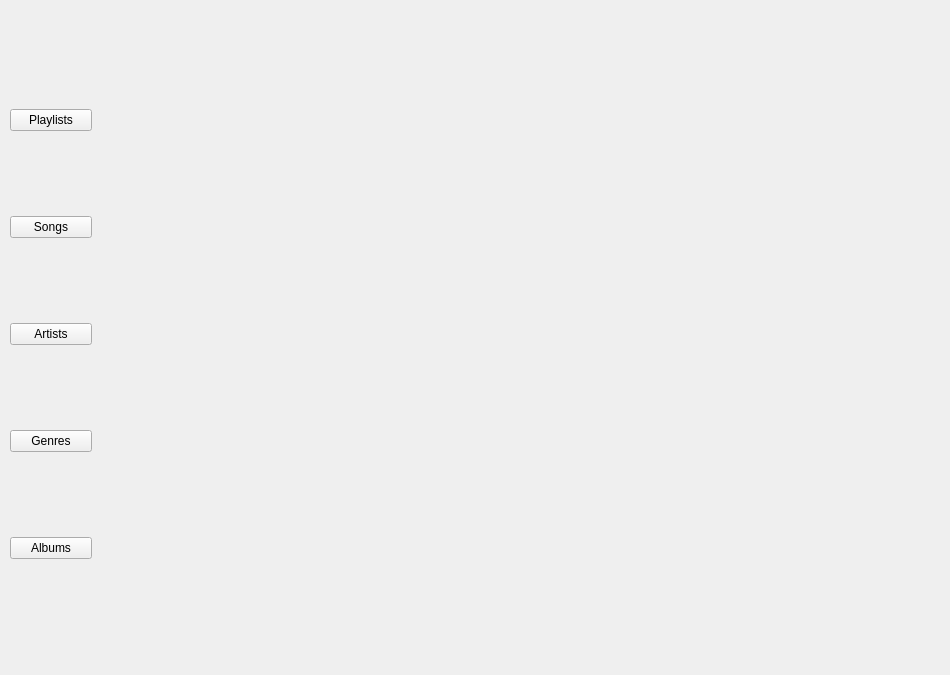
<?xml version="1.0" encoding="UTF-8"?>
<ui version="4.0">
 <class>IntroScreen</class>
 <widget class="QWidget" name="IntroScreen">
  <property name="geometry">
   <rect>
    <x>0</x>
    <y>0</y>
    <width>950</width>
    <height>675</height>
   </rect>
  </property>
  <property name="windowTitle">
   <string>Form</string>
  </property>
  <widget class="QWidget" name="verticalLayoutWidget">
   <property name="geometry">
    <rect>
     <x>10</x>
     <y>30</y>
     <width>82</width>
     <height>611</height>
    </rect>
   </property>
   <layout class="QVBoxLayout" name="row">
    <item>
     <widget class="RotatedButton" name="b1">
      <property name="text">
       <string>Playlists</string>
      </property>
     </widget>
    </item>
    <item>
     <widget class="RotatedButton" name="b2">
      <property name="text">
       <string>Songs</string>
      </property>
     </widget>
    </item>
    <item>
     <widget class="RotatedButton" name="b3">
      <property name="text">
       <string>Artists</string>
      </property>
     </widget>
    </item>
    <item>
     <widget class="RotatedButton" name="b4">
      <property name="text">
       <string>Genres</string>
      </property>
     </widget>
    </item>
    <item>
     <widget class="RotatedButton" name="b5">
      <property name="text">
       <string>Albums</string>
      </property>
     </widget>
    </item>
   </layout>
  </widget>
  <widget class="QStackedWidget" name="stack">
   <property name="geometry">
    <rect>
     <x>110</x>
     <y>80</y>
     <width>851</width>
     <height>500</height>
    </rect>
   </property>
   <widget class="QWidget" name="page">
    <widget class="PlaylistScreen" name="pScreen" native="true">
     <property name="geometry">
      <rect>
       <x>0</x>
       <y>0</y>
       <width>851</width>
       <height>500</height>
      </rect>
     </property>
    </widget>
   </widget>
   <widget class="QWidget" name="page_2"/>
  </widget>
 </widget>
 <customwidgets>
  <customwidget>
   <class>RotatedButton</class>
   <extends>QPushButton</extends>
   <header>RotatedButton.h</header>
  </customwidget>
  <customwidget>
   <class>PlaylistScreen</class>
   <extends>QWidget</extends>
   <header>PlaylistScreen.h</header>
   <container>1</container>
  </customwidget>
 </customwidgets>
 <resources/>
 <connections>
  <connection>
   <sender>b1</sender>
   <signal>clicked()</signal>
   <receiver>IntroScreen</receiver>
   <slot>addItem()</slot>
   <hints>
    <hint type="sourcelabel">
     <x>80</x>
     <y>109</y>
    </hint>
    <hint type="destinationlabel">
     <x>474</x>
     <y>337</y>
    </hint>
   </hints>
  </connection>
 </connections>
 <slots>
  <slot>addItem()</slot>
 </slots>
</ui>
